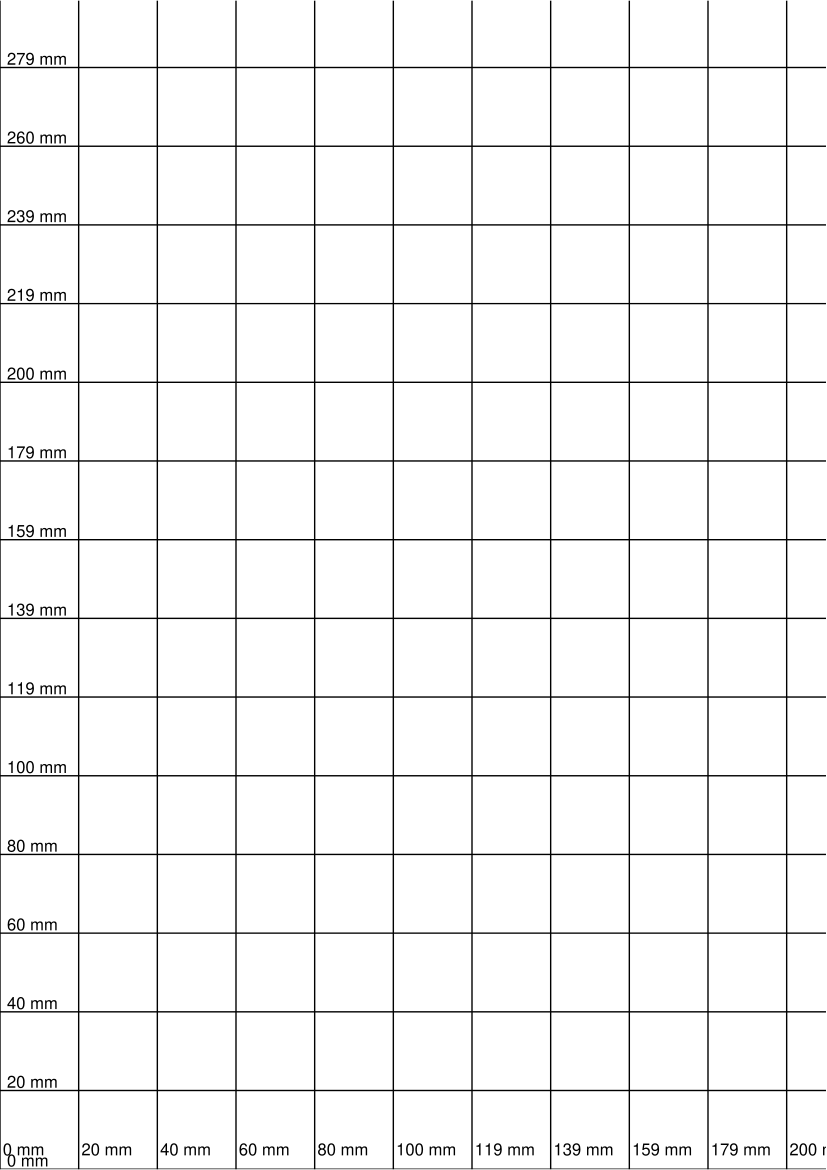

Write the Python code that produced this figure.
from reportlab.lib.pagesizes import A4
from reportlab.pdfgen import canvas

# tamanho A4 em pontos (1 ponto = 1/72 polegada)
width, height = A4

# conversão: 1 mm = 2.83465 pontos
mm_to_pt = 2.83465

def draw_grid(pdf):
    step_mm = 20  # 2 cm
    step_pt = step_mm * mm_to_pt

    # linhas horizontais
    y = 0
    while y <= height:
        pdf.line(0, y, width, y)
        pdf.drawString(5, y + 2, f"{int(y/mm_to_pt)} mm")
        y += step_pt

    # linhas verticais
    x = 0
    while x <= width:
        pdf.line(x, 0, x, height)
        pdf.drawString(x + 2, 10, f"{int(x/mm_to_pt)} mm")
        x += step_pt

# cria PDF
pdf = canvas.Canvas("regua_a4.pdf", pagesize=A4)
draw_grid(pdf)
pdf.showPage()
pdf.save()
o
